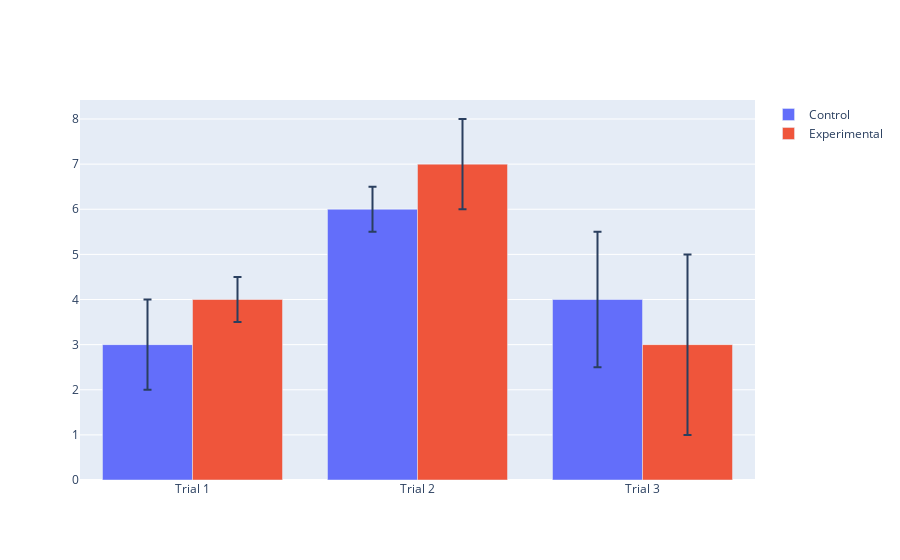

Notebook code cell kept with this figure:
### Markdown cell above
## Bar Chart with Error Bars

### Code cell
fig = go.Figure()

fig.add_trace(
    go.Bar(
        name="Control",
        x=["Trial 1", "Trial 2", "Trial 3"],
        y=[3, 6, 4],
        error_y=dict(type="data", array=[1, 0.5, 1.5]),  # error_y
    )
)
fig.add_trace(
    go.Bar(
        name="Experimental",
        x=["Trial 1", "Trial 2", "Trial 3"],
        y=[4, 7, 3],
        error_y=dict(type="data", array=[0.5, 1, 2]),  # error_y
    )
)
# ['stack', 'group', 'overlay', 'relative']
fig.update_layout(barmode="group")
fig.show()

### Figure 1 — Plotly figure (JSON) as saved in the notebook; plotly's stock layout.template omitted (floating-point values rounded to 4 significant figures)
{"data": [{"error_y": {"array": [1, 0.5, 1.5], "type": "data"}, "name": "Control", "type": "bar", "x": ["Trial 1", "Trial 2", "Trial 3"], "y": [3, 6, 4]}, {"error_y": {"array": [0.5, 1, 2], "type": "data"}, "name": "Experimental", "type": "bar", "x": ["Trial 1", "Trial 2", "Trial 3"], "y": [4, 7, 3]}], "layout": {"barmode": "group"}}
